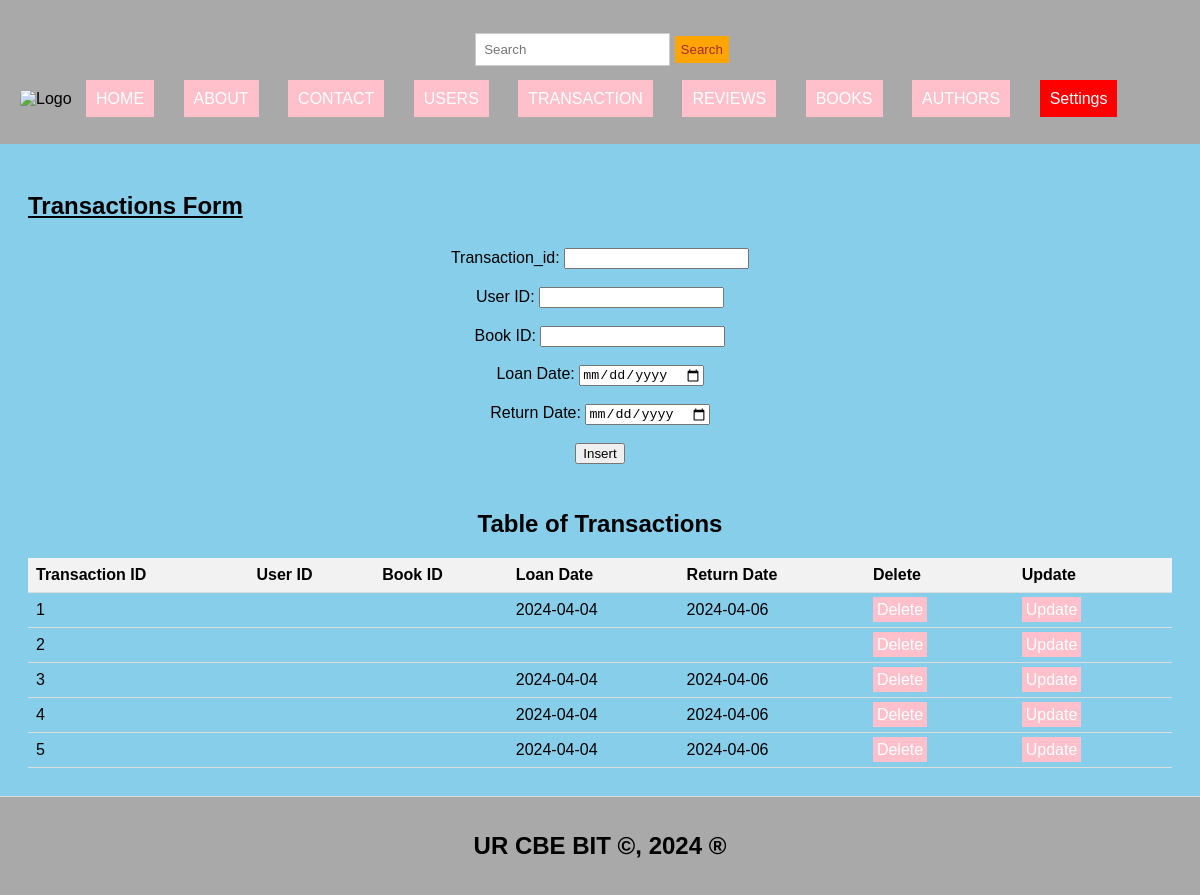
Screenshot of /transactions.php with the database file from the repository.
### tables this page shows
CREATE TABLE `transactions` (
  `transaction_id` int(11) NOT NULL,
  `user_id` int(11) DEFAULT NULL,
  `book_id` int(11) DEFAULT NULL,
  `loan_date` date DEFAULT NULL,
  `return_date` date DEFAULT NULL
);

### transactions.php (the view, shortened to what this page needs)
<!DOCTYPE html>
<html lang="en">
<head>
  <link rel="stylesheet" type="text/css" href="style.css" title="style 1" media="screen, tv, projection, handheld, print"/>
</head>
<body bgcolor="skyblue">
<header>
  <form class="d-flex" role="search" action="search.php">
    <input class="form-control me-2" type="search" placeholder="Search" aria-label="Search" name="query">
    <button class="btn btn-outline-success" type="submit">Search</button>
  </form>
  <ul style="list-style-type: none; padding: 0;">
    <li style="display: inline; margin-right: 10px;">
      <img src="./Images/books.jpg" width="90" height="60" alt="Logo">
    </li>
    <li style="display: inline; margin-right: 10px;"><a href="./home.html">HOME</a></li>
    <li style="display: inline; margin-right: 10px;"><a href="./about.html">ABOUT</a></li>
    <li style="display: inline; margin-right: 10px;"><a href="./contact.html">CONTACT</a></li>
    <li style="display: inline; margin-right: 10px;"><a href="./users.php">USERS</a></li>
    <li style="display: inline; margin-right: 10px;"><a href="./transactions.php">TRANSACTION</a></li>
    <li style="display: inline; margin-right: 10px;"><a href="./reviews.php">REVIEWS</a></li>
    <li style="display: inline; margin-right: 10px;"><a href="./books.php">BOOKS</a></li>
    <li style="display: inline; margin-right: 10px;"><a href="./authors.php">AUTHORS</a></li>
    <li class="dropdown" style="display: inline; margin-right: 10px;">
      <a href="#" style="padding: 10px; color: white; background-color: red; text-decoration: none; margin-right: 15px;">Settings</a>
    </li>
  </ul>
</header>
<section>
  <h1><u>Transactions Form</u></h1>
  <form method="post">
    <label for="transaction_id">Transaction_id:</label>
    <input type="number" id="transaction_id" name="transaction_id" required><br><br>
    <label for="user_id">User ID:</label>
    <input type="number" id="user_id" name="user_id" required><br><br>
    <label for="book_id">Book ID:</label>
    <input type="number" id="book_id" name="book_id" required><br><br>
    <label for="loan_date">Loan Date:</label>
    <input type="date" id="loan_date" name="loan_date" required><br><br>
    <label for="return_date">Return Date:</label>
    <input type="date" id="return_date" name="return_date" required><br><br>
    <input type="submit" name="insert" value="Insert"><br><br>
  </form>
  <center><h2>Table of Transactions</h2>
  <table>
    <tr>
      <th>Transaction ID</th>
      <th>User ID</th>
      <th>Book ID</th>
      <th>Loan Date</th>
      <th>Return Date</th>
      <th>Delete</th>
      <th>Update</th>
    </tr>
    <?php
    include('database_connection.php');
    $sql = "SELECT * FROM transactions";
    $result = $connection->query($sql);
    if ($result->num_rows > 0) {
        while ($row = $result->fetch_assoc()) {
            $transaction_id = $row["transaction_id"];
            echo "<tr>
                <td>" . $row["transaction_id"] . "</td>
                <td>" . $row["user_id"] . "</td>
                <td>" . $row["book_id"] . "</td>
                <td>" . $row["loan_date"] . "</td>
                <td>" . $row["return_date"] . "</td>
                <td><a style='padding:4px' href='delete_transactions.php?transaction_id=$transaction_id'>Delete</a></td>
                <td><a style='padding:4px' href='update_transactions.php?transaction_id=$transaction_id'>Update</a></td>
              </tr>";
        }
    } else {
        echo "<tr><td colspan='7'>No data found</td></tr>";
    }
    ?>
  </table>
</section>
<footer>
  <center><b><h2>UR CBE BIT &copy, 2024 &reg;</h2></b></center>
</footer>
</body>
</html>

### style.css (style rules this page uses)
body { font-family: Arial, sans-serif; margin: 0; padding: 0; }
.form-control { padding: 8px; margin-left: 4px; border: 1px solid #ccc; }
.btn { padding: 6px; background-color: orange; color: brown; border: none; }
.dropdown { position: relative; display: inline; margin-right: 10px; }
body { font-family: Arial,sans-serif; margin:0; padding:0; }
header { background-color:darkgray; padding: 20px; }
.dropdown { position: right; display:right; direction:rtl; }
section { padding:28px; border-bottom: 1px solid #ddd; }
footer { text-align: center; padding: 15px; background-color:darkgray; }

### transactions.php (style rules this page uses)
a { padding: 10px; color: white; background-color: pink; text-decoration: none; margin-right: 15px; }
form { margin-top: 20px; text-align: center; margin: 5px; padding: 8px; }
table { width: 100%; border-collapse: collapse; }
th, td { padding: 8px; text-align: left; border-bottom: 1px solid #ddd; }
th { background-color: #f2f2f2; }
footer { background-color: darkgray; padding: 15px; text-align: center; }

### rows the page displays
transactions: transaction_id "1", loan_date "2024-04-04", return_date "2024-04-06"
transactions: transaction_id "2"
transactions: transaction_id "3", loan_date "2024-04-04", return_date "2024-04-06"
transactions: transaction_id "4", loan_date "2024-04-04", return_date "2024-04-06"
transactions: transaction_id "5", loan_date "2024-04-04", return_date "2024-04-06"
